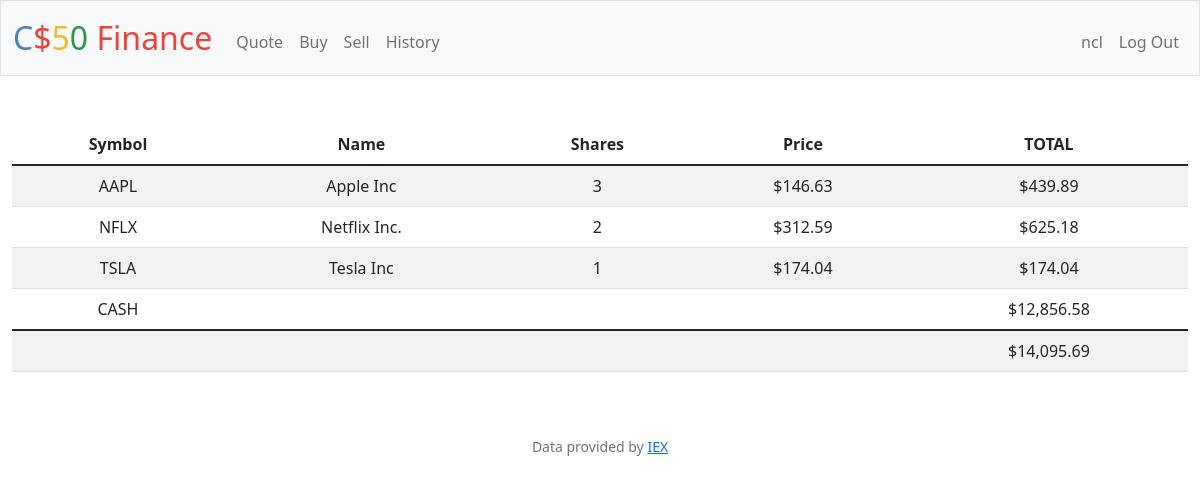
The page / (signed in) on the database its author committed.
### tables this page shows
CREATE TABLE users (id INTEGER PRIMARY KEY AUTOINCREMENT NOT NULL, username TEXT NOT NULL, hash TEXT NOT NULL, cash NUMERIC NOT NULL DEFAULT 10000.00);

CREATE TABLE transactions(
    id INTEGER PRIMARY KEY AUTOINCREMENT,
    user_id INTEGER NOT NULL, 
    name TEXT NOT NULL, 
    shares INTEGER NOT NULL, 
    price NUMERIC NOT NULL, 
    type TEXT NOT NULL, 
    symbol TEXT NOT NULL, 
    time TIMESTAMP DEFAULT CURRENT_TIMESTAMP, 
    FOREIGN KEY(user_id) REFERENCES users(id)
);

### app.py (the view)
@app.route("/")
@login_required
def index():
    uid = session["user_id"]
    stocks = db.execute(
        "SELECT symbol, name, price, SUM(shares) as totalShares FROM transactions WHERE user_id = ? GROUP BY symbol", uid)
    cash = db.execute("SELECT cash FROM users WHERE id = ?", uid)[0]["cash"]
    total = cash
    for stock in stocks:
        total += stock["price"]*stock["totalShares"]
    return render_template("index.html", stocks=stocks, cash=usd(cash), total=usd(total), usd=usd)

### app.py (called while the page is built)
@app.after_request
def after_request(response):
    response.headers["Cache-Control"] = "no-cache, no-store, must-revalidate"
    response.headers["Expires"] = 0
    response.headers["Pragma"] = "no-cache"
    return response

### helpers.py (called while the page is built)
def login_required(f):
    @wraps(f)
    def decorated_function(*args, **kwargs):
        if session.get("user_id") is None:
            return redirect("/login")
        return f(*args, **kwargs)
    return decorated_function

def usd(value):
    return f"${value:,.2f}"

### templates/index.html (shortened to what this page needs)
{% extends "layout.html" %}
{% block main %}
<table class="table table-striped">
    <thead>
        <tr>
            <th>Symbol</th>
            <th>Name</th>
            <th>Shares</th>
            <th>Price</th>
            <th>TOTAL</th>
        </tr>
    </thead>
    <tbody>
        {% for stock in stocks %}
        <tr>
            <td>{{ stock["symbol"]}}</td>
            <td>{{ stock["name"]}}</td>
            <td>{{ stock["totalShares"]}}</td>
            <td>{{ usd(stock["price"]) }}</td>
            <td>{{ usd(stock["totalShares"] * stock["price"]) }}</td>
        </tr>
        {% endfor %}
        <tr>
            <td>CASH</td>
            <td colspan="3"></td>
            <td>{{ cash }}</td>
        </tr>
    </tbody>
        <td colspan="4"></td>
        <td>{{total}}</td>
</table>
{% endblock %}

### templates/layout.html (shortened to what this page needs)
<!DOCTYPE html>
<html lang="en">
    <head>
        <link href="https://cdn.jsdelivr.net/npm/bootstrap@5.1.3/dist/css/bootstrap.min.css" rel="stylesheet">
        <link href="/static/styles.css" rel="stylesheet">
    </head>
    <body>
        <nav class="bg-light border navbar navbar-expand-md navbar-light">
            <div class="container-fluid">
                <a class="navbar-brand" href="/"><span class="blue">C</span><span class="red">$</span><span class="yellow">5</span><span class="green">0</span> <span class="red">Finance</span></a>
                <div class="collapse navbar-collapse" id="navbar">
                    {% if session["user_id"] %}
                        <ul class="navbar-nav me-auto mt-2">
                            <li class="nav-item"><a class="nav-link" href="/quote">Quote</a></li>
                            <li class="nav-item"><a class="nav-link" href="/buy">Buy</a></li>
                            <li class="nav-item"><a class="nav-link" href="/sell">Sell</a></li>
                            <li class="nav-item"><a class="nav-link" href="/history">History</a></li>
                        </ul>
                        <ul class="navbar-nav ms-auto mt-2">
                            <li class="nav-item"><a class="nav-link"href="/profile">{{session["user"]}}</a></li>
                            <li class="nav-item"><a class="nav-link" href="/logout">Log Out</a></li>
                        </ul>
                    {% else %}
                        <ul class="navbar-nav ms-auto mt-2">
                            <li class="nav-item"><a class="nav-link" href="/register">Register</a></li>
                            <li class="nav-item"><a class="nav-link" href="/login">Log In</a></li>
                        </ul>
                    {% endif %}
                </div>
            </div>
        </nav>
        <main class="container-fluid py-5 text-center">
            {% block main %}{% endblock %}
        </main>
        <footer class="mb-5 small text-center text-muted">
            Data provided by <a href="https://iexcloud.io/">IEX</a>
        </footer>
    </body>
</html>

### static/styles.css (style rules this page uses)
nav .navbar-brand { font-size: xx-large; }
nav .navbar-brand .blue { color: #537fbe; }
nav .navbar-brand .red { color: #ea433b; }
nav .navbar-brand .yellow { color: #f5b82e; }
nav .navbar-brand .green { color: #2e944b; }

### rows shown on the page
users: user "ncl"
transactions: symbol "TSLA", name "Tesla Inc", totalShares "1", price "$174.04", usd(stock['totalShares']*stock['price']) "$174.04"

### other values the page prints
{{ stock["symbol"] }} "AAPL" "NFLX"
{{ stock["name"] }} "Apple Inc" "Netflix Inc."
{{ stock["totalShares"] }} "3" "2"
{{ usd(stock["price"]) }} "$146.63" "$312.59"
{{ usd(stock["totalShares"] * stock["price"]) }} "$439.89" "$625.18"
{{ cash }} "$12,856.58"
{{ total }} "$14,095.69"
